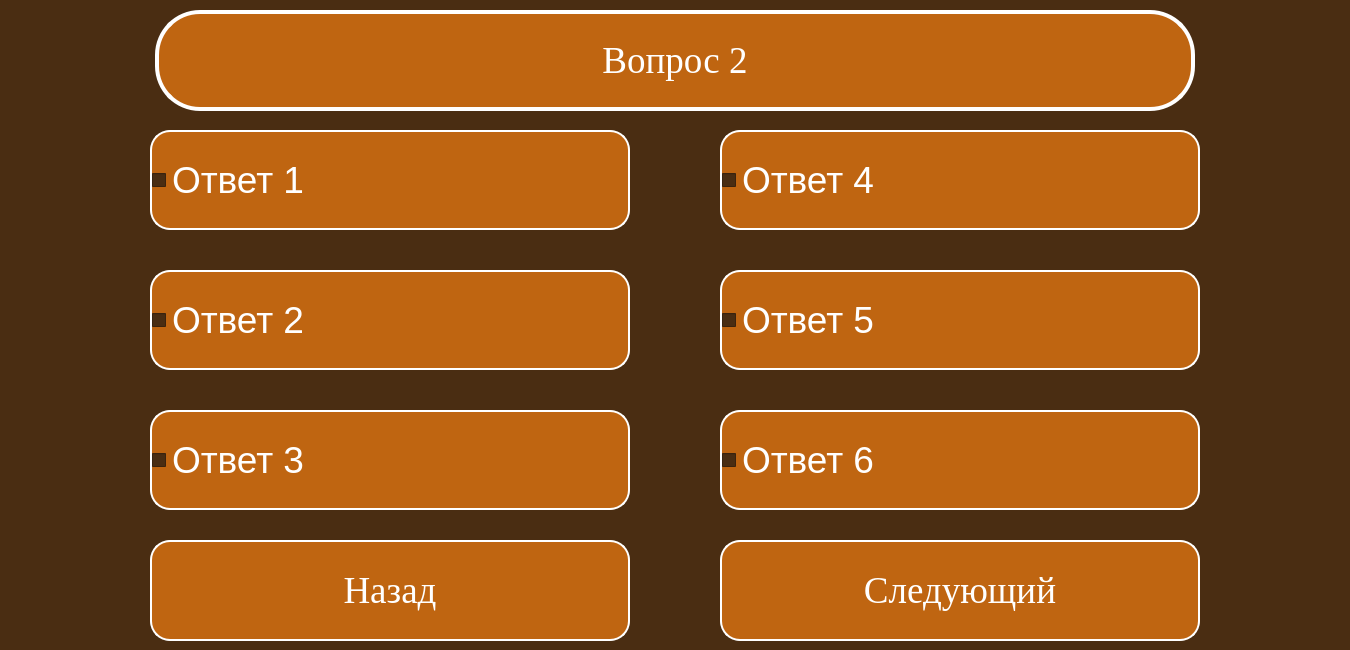
<?xml version="1.0" encoding="UTF-8"?>
<ui version="4.0">
 <class>Dialog</class>
 <widget class="QDialog" name="Dialog">
  <property name="geometry">
   <rect>
    <x>0</x>
    <y>0</y>
    <width>1350</width>
    <height>650</height>
   </rect>
  </property>
  <property name="windowTitle">
   <string>GeleosTest</string>
  </property>
  <property name="styleSheet">
   <string notr="true">background-color: rgb(74, 45, 18);
font-size:28pt;</string>
  </property>
  <widget class="QCheckBox" name="btn1">
   <property name="geometry">
    <rect>
     <x>150</x>
     <y>130</y>
     <width>480</width>
     <height>100</height>
    </rect>
   </property>
   <property name="font">
    <font>
     <pointsize>28</pointsize>
    </font>
   </property>
   <property name="styleSheet">
    <string notr="true">QCheckBox:unchecked {
color: white;
background-color: rgb(191, 101, 17);
border-radius: 20px;
border: 2px solid #ffffff;
font: 30pt &quot;Times New Roman&quot;;
}

QCheckBox:pressed {
color: rgb(191, 101, 17);
background-color: white;
border: 4px solid rgb(191, 101, 17);
font: 30pt &quot;Times New Roman&quot;;
}

QCheckBox:checked {
color: rgb(191, 101, 17);
background-color: white;
border: 4px solid rgb(191, 101, 17);
font: 30pt &quot;Times New Roman&quot;;
}</string>
   </property>
   <property name="text">
    <string>Ответ 1</string>
   </property>
  </widget>
  <widget class="QLabel" name="label">
   <property name="geometry">
    <rect>
     <x>155</x>
     <y>10</y>
     <width>1040</width>
     <height>101</height>
    </rect>
   </property>
   <property name="font">
    <font>
     <family>Times New Roman</family>
     <pointsize>30</pointsize>
     <weight>50</weight>
     <italic>false</italic>
     <bold>false</bold>
    </font>
   </property>
   <property name="styleSheet">
    <string notr="true">font: 30pt &quot;Times New Roman&quot;;
color: white;
background-color: rgb(191, 101, 17);
border-radius: 45px;
border: 4px solid #ffffff;</string>
   </property>
   <property name="text">
    <string>Вопрос 2</string>
   </property>
   <property name="scaledContents">
    <bool>false</bool>
   </property>
   <property name="alignment">
    <set>Qt::AlignCenter</set>
   </property>
   <property name="wordWrap">
    <bool>true</bool>
   </property>
  </widget>
  <widget class="QCheckBox" name="btn4">
   <property name="geometry">
    <rect>
     <x>720</x>
     <y>130</y>
     <width>480</width>
     <height>100</height>
    </rect>
   </property>
   <property name="font">
    <font>
     <pointsize>28</pointsize>
    </font>
   </property>
   <property name="styleSheet">
    <string notr="true">QCheckBox:unchecked {
color: white;
background-color: rgb(191, 101, 17);
border-radius: 20px;
border: 2px solid #ffffff;
font: 30pt &quot;Times New Roman&quot;;
}

QCheckBox:pressed {
color: rgb(191, 101, 17);
background-color: white;
border: 4px solid rgb(191, 101, 17);
font: 30pt &quot;Times New Roman&quot;;
}

QCheckBox:checked {
color: rgb(191, 101, 17);
background-color: white;
border: 4px solid rgb(191, 101, 17);
font: 30pt &quot;Times New Roman&quot;;
}</string>
   </property>
   <property name="text">
    <string>Ответ 4</string>
   </property>
  </widget>
  <widget class="QCheckBox" name="btn2">
   <property name="geometry">
    <rect>
     <x>150</x>
     <y>270</y>
     <width>480</width>
     <height>100</height>
    </rect>
   </property>
   <property name="font">
    <font>
     <pointsize>28</pointsize>
    </font>
   </property>
   <property name="styleSheet">
    <string notr="true">QCheckBox:unchecked {
color: white;
background-color: rgb(191, 101, 17);
border-radius: 20px;
border: 2px solid #ffffff;
font: 30pt &quot;Times New Roman&quot;;
}

QCheckBox:pressed {
color: rgb(191, 101, 17);
background-color: white;
border: 4px solid rgb(191, 101, 17);
font: 30pt &quot;Times New Roman&quot;;
}

QCheckBox:checked {
color: rgb(191, 101, 17);
background-color: white;
border: 4px solid rgb(191, 101, 17);
font: 30pt &quot;Times New Roman&quot;;
}</string>
   </property>
   <property name="text">
    <string>Ответ 2</string>
   </property>
  </widget>
  <widget class="QCheckBox" name="btn5">
   <property name="geometry">
    <rect>
     <x>720</x>
     <y>270</y>
     <width>480</width>
     <height>100</height>
    </rect>
   </property>
   <property name="font">
    <font>
     <pointsize>28</pointsize>
    </font>
   </property>
   <property name="styleSheet">
    <string notr="true">QCheckBox:unchecked {
color: white;
background-color: rgb(191, 101, 17);
border-radius: 20px;
border: 2px solid #ffffff;
font: 30pt &quot;Times New Roman&quot;;
}

QCheckBox:pressed {
color: rgb(191, 101, 17);
background-color: white;
border: 4px solid rgb(191, 101, 17);
font: 30pt &quot;Times New Roman&quot;;
}

QCheckBox:checked {
color: rgb(191, 101, 17);
background-color: white;
border: 4px solid rgb(191, 101, 17);
font: 30pt &quot;Times New Roman&quot;;
}</string>
   </property>
   <property name="text">
    <string>Ответ 5</string>
   </property>
  </widget>
  <widget class="QPushButton" name="behindButton">
   <property name="geometry">
    <rect>
     <x>150</x>
     <y>540</y>
     <width>480</width>
     <height>101</height>
    </rect>
   </property>
   <property name="font">
    <font>
     <family>Times New Roman</family>
     <pointsize>50</pointsize>
     <weight>50</weight>
     <italic>false</italic>
     <bold>false</bold>
    </font>
   </property>
   <property name="styleSheet">
    <string notr="true">QPushButton {
color: white;
background-color: rgb(191, 101, 17);
border-radius: 20px;
border: 2px solid #ffffff;
font: 50pt &quot;Times New Roman&quot;;
}

QPushButton:pressed {
color: rgb(191, 101, 17);
background-color: white;
border: 4px solid rgb(191, 101, 17);
font: 50pt &quot;Times New Roman&quot;;
}</string>
   </property>
   <property name="text">
    <string>Назад</string>
   </property>
  </widget>
  <widget class="QPushButton" name="nextButton">
   <property name="geometry">
    <rect>
     <x>720</x>
     <y>540</y>
     <width>480</width>
     <height>101</height>
    </rect>
   </property>
   <property name="font">
    <font>
     <family>Times New Roman</family>
     <pointsize>50</pointsize>
     <weight>50</weight>
     <italic>false</italic>
     <bold>false</bold>
    </font>
   </property>
   <property name="styleSheet">
    <string notr="true">QPushButton {
color: white;
background-color: rgb(191, 101, 17);
border-radius: 20px;
border: 2px solid #ffffff;
font: 50pt &quot;Times New Roman&quot;;
}

QPushButton:pressed {
color: rgb(191, 101, 17);
background-color: white;
border: 4px solid rgb(191, 101, 17);
font: 50pt &quot;Times New Roman&quot;;
}</string>
   </property>
   <property name="text">
    <string>Следующий</string>
   </property>
  </widget>
  <widget class="QCheckBox" name="btn3">
   <property name="geometry">
    <rect>
     <x>150</x>
     <y>410</y>
     <width>480</width>
     <height>100</height>
    </rect>
   </property>
   <property name="font">
    <font>
     <pointsize>28</pointsize>
    </font>
   </property>
   <property name="styleSheet">
    <string notr="true">QCheckBox:unchecked {
color: white;
background-color: rgb(191, 101, 17);
border-radius: 20px;
border: 2px solid #ffffff;
font: 30pt &quot;Times New Roman&quot;;
}

QCheckBox:pressed {
color: rgb(191, 101, 17);
background-color: white;
border: 4px solid rgb(191, 101, 17);
font: 30pt &quot;Times New Roman&quot;;
}

QCheckBox:checked {
color: rgb(191, 101, 17);
background-color: white;
border: 4px solid rgb(191, 101, 17);
font: 30pt &quot;Times New Roman&quot;;
}</string>
   </property>
   <property name="text">
    <string>Ответ 3</string>
   </property>
  </widget>
  <widget class="QCheckBox" name="btn6">
   <property name="geometry">
    <rect>
     <x>720</x>
     <y>410</y>
     <width>480</width>
     <height>100</height>
    </rect>
   </property>
   <property name="font">
    <font>
     <pointsize>28</pointsize>
    </font>
   </property>
   <property name="styleSheet">
    <string notr="true">QCheckBox:unchecked {
color: white;
background-color: rgb(191, 101, 17);
border-radius: 20px;
border: 2px solid #ffffff;
font: 30pt &quot;Times New Roman&quot;;
}

QCheckBox:pressed {
color: rgb(191, 101, 17);
background-color: white;
border: 4px solid rgb(191, 101, 17);
font: 30pt &quot;Times New Roman&quot;;
}

QCheckBox:checked {
color: rgb(191, 101, 17);
background-color: white;
border: 4px solid rgb(191, 101, 17);
font: 30pt &quot;Times New Roman&quot;;
}</string>
   </property>
   <property name="text">
    <string>Ответ 6</string>
   </property>
  </widget>
 </widget>
 <resources/>
 <connections/>
</ui>
